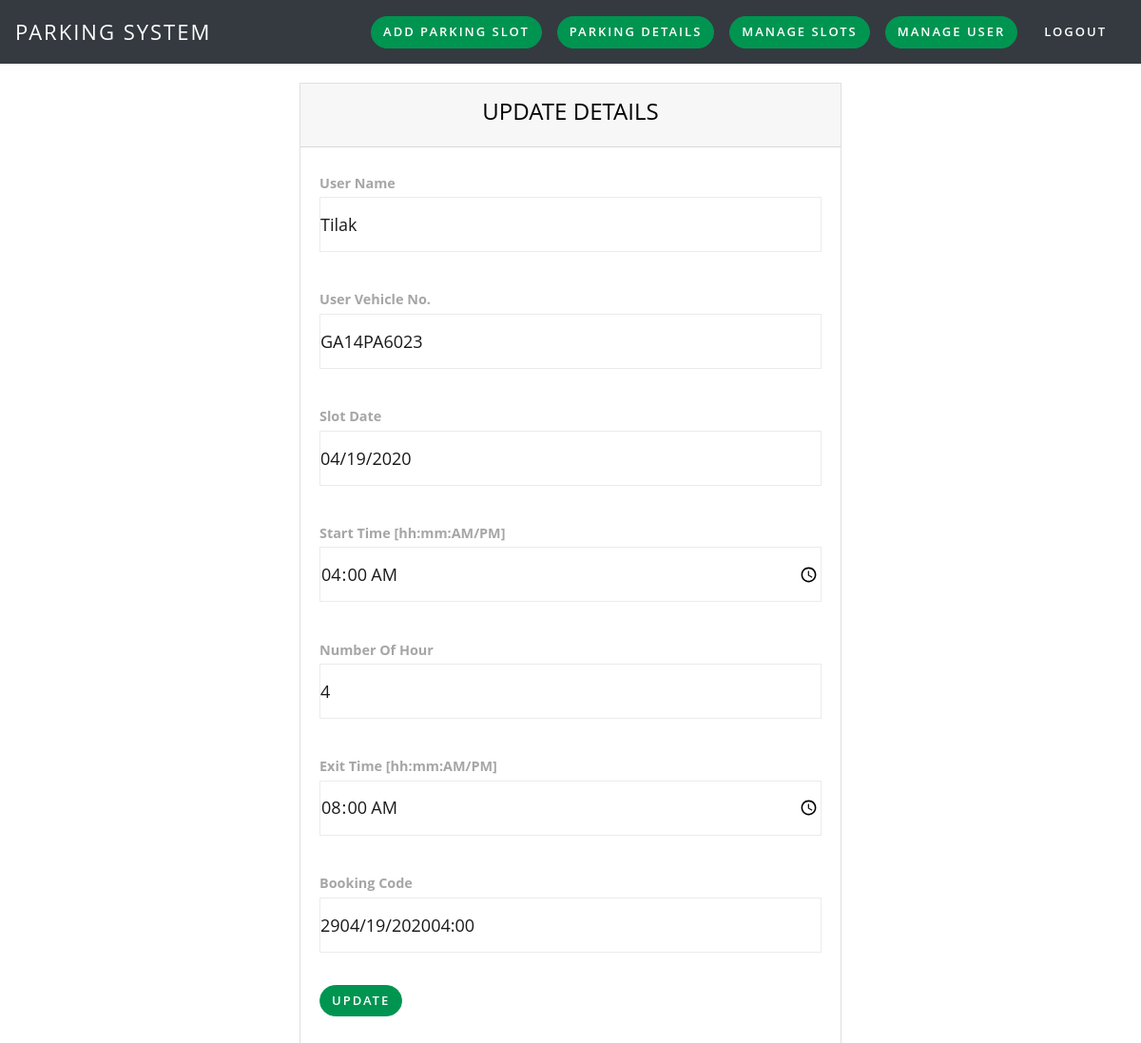
The page /admin/update_parking_details.php?slot_id=9 on the database its author committed.
### tables this page shows
CREATE TABLE `parking_details` (
  `id` int(2) NOT NULL,
  `slot_id` int(2) NOT NULL,
  `user_vehicleno` varchar(10) NOT NULL,
  `user_name` varchar(50) NOT NULL,
  `user_id` int(2) NOT NULL,
  `slot_date` varchar(10) NOT NULL,
  `start_time` varchar(6) NOT NULL,
  `no_of_hr` int(2) NOT NULL,
  `exit_time` varchar(6) NOT NULL,
  `status` int(11) NOT NULL,
  `booking_code` varchar(100) NOT NULL,
  `qr_code` varchar(50) NOT NULL,
  `price` int(10) DEFAULT NULL
);

### admin/update_parking_details.php (the view, shortened to what this page needs)
<?php
include('../include/connect.php');
$slot_id=$_GET['slot_id'];
$sql1="SELECT * FROM `parking_details` WHERE slot_id='$slot_id'";
$result1=mysqli_query($conn,$sql1);
$row1=mysqli_fetch_array($result1);
?>
<!DOCTYPE html>
<html lang="en">
<head>
    <link href="../assets/css/bootstrap.css" rel="stylesheet" />
    <link href="../assets/css/style.css" rel="stylesheet" />
</head>
<body>
    <?php include('header.php');?>
    <div class="container-fluid">
        <div class="row">
            <div class="col-lg-3"></div>
            <div class="col-lg-6">
                <div class="card">
                    <div class="card-header text-center">
                        <h4>UPDATE DETAILS</h4>
                    </div>
                    <div class="card-body">
                        <div class="form-group">
                            <form action="source/parking_details_update.php?slot_id=<?php echo $slot_id?>" method="post">
                                <small><b>User Name</b></small>
                                <input class="form-control" type="text" value="<?php echo $row1['user_name'];?>"
                                    name="user_name" required><br>
                                  <small><b>User Vehicle No.</b></small>
                                <input class="form-control" type="text" name="user_vehicleno"
                                    value="<?php echo $row1['user_vehicleno'];?>" required><br>
                                <small><b>Slot Date</b></small>
                                <input class="form-control" type="text" value="<?php echo $row1['slot_date'];?>"
                                   name="slot_date" required><br>
                                <small><b>Start Time [hh:mm:AM/PM]</b></small>
                                <input class="form-control" type="time" value="<?php echo $row1['start_time'];?>"
                                 name="start_time" required><br>
                                <small><b>Number Of Hour</b></small>
                                <input class="form-control" type="text" value="<?php echo $row1['no_of_hr'];?>"
                                     name="no_of_hr" required><br>
                                <small><b>Exit Time [hh:mm:AM/PM]</b></small>
                                <input class="form-control" type="time" value="<?php echo $row1['exit_time'];?>"
                                 name="exit_time" required><br>
                                <small><b>Booking Code</b></small>
                                <input class="form-control" type="text" name="booking_code"
                                    value="<?php echo $row1['booking_code'];?>" required><br>
                                <button type="submit" name="submit" class="btn btn-primary">Update</button>
                        </div>
                    </div>
                </div>
            </div>
            <div class="col-lg-3"></div>
        </div>
</body>
</html>

### admin/update_parking_details.php (style rules this page uses)
.card { border-radius: 0px; padding-bottom: 5px; }
.form-control, .btn { border-radius: 0px; border-left: 0px; border-right: 0px; border-top: 0px; }
.container-fluid { padding-top: 20px; }

### admin/header.php (style rules this page uses)
.btn { border-radius: 0px; }

### rows shown on the page
parking_details: user_name "Tilak", user_vehicleno "GA14PA6023", slot_date "04/19/2020", start_time "04:00", no_of_hr "4", exit_time "08:00", booking_code "2904/19/202004:00"
